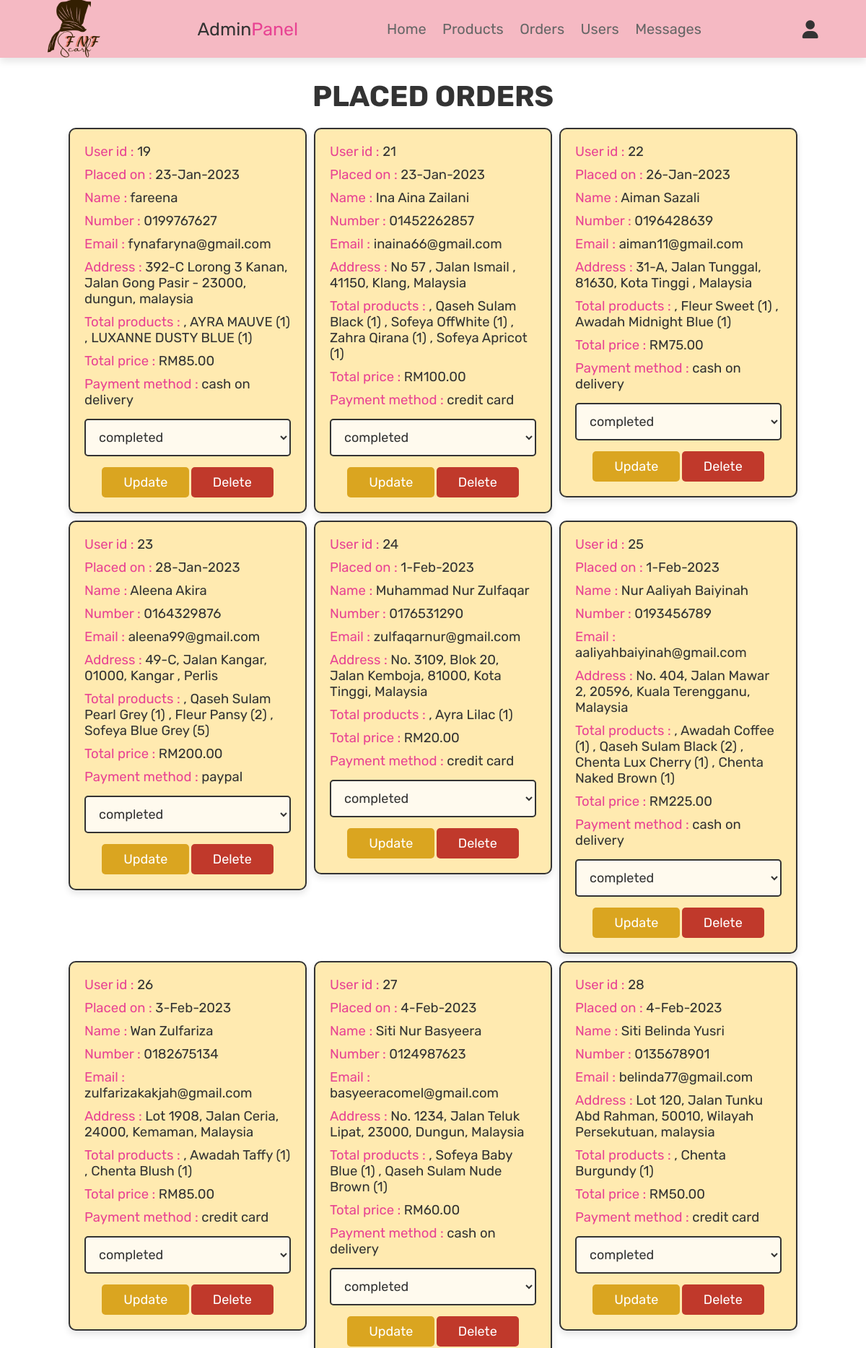
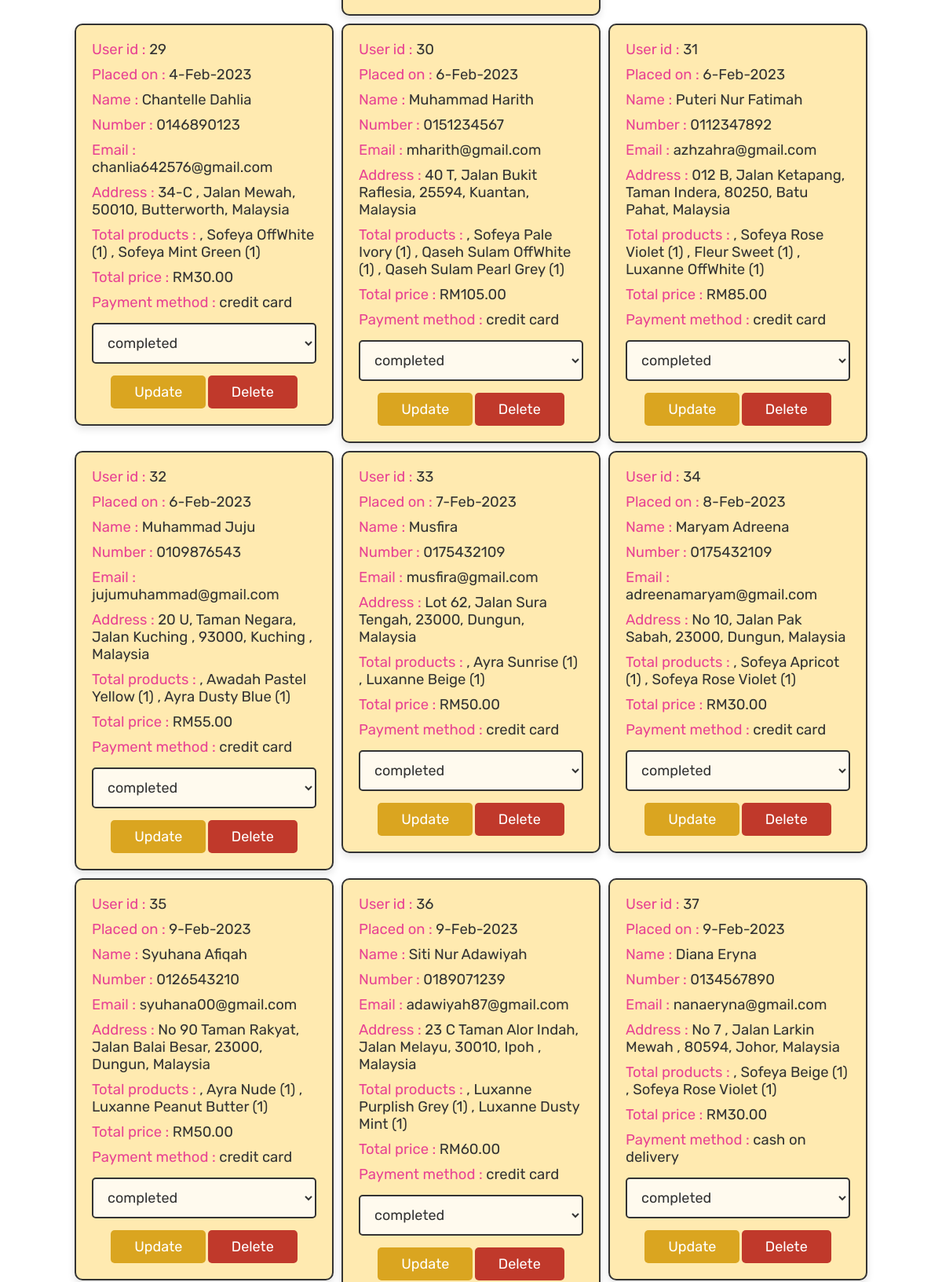
The app's page /admin_orders.php (signed in, upper part) with its own data (2 pictures, top to bottom).
### tables this page shows
CREATE TABLE `orders` (
  `order_id` int(100) NOT NULL,
  `user_id` int(100) NOT NULL,
  `name` varchar(100) NOT NULL,
  `number` varchar(12) NOT NULL,
  `email` varchar(100) NOT NULL,
  `method` varchar(50) NOT NULL,
  `address` varchar(500) NOT NULL,
  `total_products` varchar(1000) NOT NULL,
  `total_price` int(100) NOT NULL,
  `placed_on` varchar(50) NOT NULL,
  `payment_status` varchar(20) NOT NULL DEFAULT 'pending'
);

### admin_orders.php (the view, shortened to what this page needs)
<?php
@include 'config.php';
?>
<!DOCTYPE html>
<html lang="en">
<head>
   <link rel="stylesheet" href="https://cdnjs.cloudflare.com/ajax/libs/font-awesome/6.0.0/css/all.min.css">
   <link rel="stylesheet" href="css/admin_style.css">
</head>
<body>
<?php @include 'admin_header.php'; ?>
<section class="placed-orders">
   <h1 class="title">placed orders</h1>
   <div class="box-container">
      <?php
      $select_orders = mysqli_query($conn, "SELECT * FROM `orders`") or die('query failed');
      if(mysqli_num_rows($select_orders) > 0)
      {
         while($fetch_orders = mysqli_fetch_assoc($select_orders))
         {
      ?>
      <div class="box">
         <p> User id : <span><?php echo $fetch_orders['user_id']; ?></span> </p>
         <p> Placed on : <span><?php echo $fetch_orders['placed_on']; ?></span> </p>
         <p> Name : <span><?php echo $fetch_orders['name']; ?></span> </p>
         <p> Number : <span><?php echo $fetch_orders['number']; ?></span> </p>
         <p> Email : <span><?php echo $fetch_orders['email']; ?></span> </p>
         <p> Address : <span><?php echo $fetch_orders['address']; ?></span> </p>
         <p> Total products : <span><?php echo $fetch_orders['total_products']; ?></span> </p>
         <p> Total price : <span>RM<?php echo $fetch_orders['total_price']; ?>.00</span> </p>
         <p> Payment method : <span><?php echo $fetch_orders['method']; ?></span> </p>
         <form action="" method="post">
            <select name="update_payment">
               <option disabled selected><?php echo $fetch_orders['payment_status']; ?></option>
            </select>
            <input type="submit" name="update_order" value="update" class="option-btn">
            <a href="admin_orders.php?delete=<?php echo $fetch_orders['order_id']; ?>" class="delete-btn" onclick="return confirm('delete this order?');">delete</a>
         </form>
      </div>
      <?php
         }
      }
      else
      {
         echo '<p class="empty">no orders placed yet!</p>';
      }
      ?>
   </div>
</section>
</body>
</html>

### css/admin_style.css (style rules this page uses)
:root { --pink:#e84393; --pink2-shadow:rgba(236, 120, 139, 0.514); --red:#c0392b; --orange:#f39c12; --yellow: #DAA520; --black:#333; --white:#fff; --light-color:#666; --light-white:#ccc; --light-bg:#f5f5f5; --border:.2rem solid var(--black); --box-shadow:0 .5rem 1rem rgba(0,0,0,.1); }
* { font-family: 'Rubik', sans-serif; margin:0; padding:0; box-sizing: border-box; outline: none; border:none; text-decoration: none; transition:all .2s linear; }
html { font-size: 62.5%; overflow-x: hidden; scroll-behavior: smooth; scroll-padding-top: 6.5rem; }
body { background: url(../images/bg4.png); }
section { padding:3rem 2rem; }
.title { text-align: center; margin-bottom: 2rem; color:var(--black); text-transform: uppercase; font-size: 4rem; }
.btn, .delete-btn, .option-btn { display: inline-block; border-radius: .5rem; margin-top: 1rem; font-size: 1.8rem; color:var(--white); cursor: pointer; padding:1rem 3rem; text-transform: capitalize; }
.delete-btn { background-color: var(--red); }
.option-btn { background-color: var(--yellow); }
.placed-orders .box-container { display: grid; gap:1rem; align-items: flex-start; grid-template-columns: repeat(auto-fit, 33rem); max-width: 3000px; margin: 0 auto; justify-content: center; }
.placed-orders .box-container .box { padding:2rem; border:var(--border); background-color: #ffd56381; box-shadow: var(--box-shadow); border-radius: 1rem; backdrop-filter: blur(5px); max-width: 1500px; }
.placed-orders .box-container .box p { margin-bottom: 1rem; font-size: 18.5px; color:var(--pink); }
.placed-orders .box-container .box p span { color:var(--black); }
.placed-orders .box-container .box form { margin-top: 1rem; text-align: center; }
.placed-orders .box-container .box form select { width: 100%; border:var(--border); background-color: #fffcf5e5; padding:1.2rem 1.4rem; font-size: 1.8rem; color:var(--black); border:var(--border); border-radius: .5rem; margin:.5rem 0; }

### records on screen
orders: user "19", placed_on "23-Jan-2023", name "fareena", number "0199767627", email "fynafaryna@gmail.com", address "392-C Lorong 3 Kanan, Jalan Gong Pasir - 23000, dungun, malaysia", total_products ", AYRA MAUVE (1) , LUXANNE DUSTY BLUE (1)", total_price "85", method "cash on delivery", update_payment "completed"
orders: user "21", placed_on "23-Jan-2023", name "Ina Aina Zailani", number "01452262857", email "inaina66@gmail.com", address "No 57 , Jalan Ismail , 41150, Klang, Malaysia", total_products ", Qaseh Sulam Black (1) , Sofeya OffWhite (1) , Zahra Qirana (1) , Sofeya Apricot (1)", total_price "100", method "credit card", update_payment "completed"
orders: user "22", placed_on "26-Jan-2023", name "Aiman Sazali", number "0196428639", email "aiman11@gmail.com", address "31-A, Jalan Tunggal, 81630, Kota Tinggi , Malaysia", total_products ", Fleur Sweet (1) , Awadah Midnight Blue (1)", total_price "75", method "cash on delivery", update_payment "completed"
orders: user "23", placed_on "28-Jan-2023", name "Aleena Akira", number "0164329876", email "aleena99@gmail.com", address "49-C, Jalan Kangar, 01000, Kangar , Perlis", total_products ", Qaseh Sulam Pearl Grey (1) , Fleur Pansy (2) , Sofeya Blue Grey (5)", total_price "200", method "paypal", update_payment "completed"
orders: user "24", placed_on "1-Feb-2023", name "Muhammad Nur Zulfaqar", number "0176531290", email "zulfaqarnur@gmail.com", address "No. 3109, Blok 20, Jalan Kemboja, 81000, Kota Tinggi, Malaysia", total_products ", Ayra Lilac (1)", total_price "20", method "credit card", update_payment "completed"
orders: user "25", placed_on "1-Feb-2023", name "Nur Aaliyah Baiyinah", number "0193456789", email "aaliyahbaiyinah@gmail.com", address "No. 404, Jalan Mawar 2, 20596, Kuala Terengganu, Malaysia", total_products ", Awadah Coffee (1) , Qaseh Sulam Black (2) , Chenta Lux Cherry (1) , Chenta Naked Brown (1)", total_price "225", method "cash on delivery", update_payment "completed"
orders: user "26", placed_on "3-Feb-2023", name "Wan Zulfariza", number "0182675134", email "zulfarizakakjah@gmail.com", address "Lot 1908, Jalan Ceria, 24000, Kemaman, Malaysia", total_products ", Awadah Taffy (1) , Chenta Blush (1)", total_price "85", method "credit card", update_payment "completed"
orders: user "27", placed_on "4-Feb-2023", name "Siti Nur Basyeera", number "0124987623", email "basyeeracomel@gmail.com", address "No. 1234, Jalan Teluk Lipat, 23000, Dungun, Malaysia", total_products ", Sofeya Baby Blue (1) , Qaseh Sulam Nude Brown (1)", total_price "60", method "cash on delivery", update_payment "completed"
orders: user "28", placed_on "4-Feb-2023", name "Siti Belinda Yusri", number "0135678901", email "belinda77@gmail.com", address "Lot 120, Jalan Tunku Abd Rahman, 50010, Wilayah Persekutuan, malaysia", total_products ", Chenta Burgundy (1)", total_price "50", method "credit card", update_payment "completed"
orders: user "29", placed_on "4-Feb-2023", name "Chantelle Dahlia", number "0146890123", email "chanlia642576@gmail.com", address "34-C , Jalan Mewah, 50010, Butterworth, Malaysia", total_products ", Sofeya OffWhite (1) , Sofeya Mint Green (1)", total_price "30", method "credit card", update_payment "completed"
orders: user "30", placed_on "6-Feb-2023", name "Muhammad Harith", number "0151234567", email "mharith@gmail.com", address "40 T, Jalan Bukit Raflesia, 25594, Kuantan, Malaysia", total_products ", Sofeya Pale Ivory (1) , Qaseh Sulam OffWhite (1) , Qaseh Sulam Pearl Grey (1)", total_price "105", method "credit card", update_payment "completed"
orders: user "31", placed_on "6-Feb-2023", name "Puteri Nur Fatimah", number "0112347892", email "azhzahra@gmail.com", address "012 B, Jalan Ketapang, Taman Indera, 80250, Batu Pahat, Malaysia", total_products ", Sofeya Rose Violet (1) , Fleur Sweet (1) , Luxanne OffWhite (1)", total_price "85", method "credit card", update_payment "completed"
orders: user "32", placed_on "6-Feb-2023", name "Muhammad Juju", number "0109876543", email "jujumuhammad@gmail.com", address "20 U, Taman Negara, Jalan Kuching , 93000, Kuching , Malaysia", total_products ", Awadah Pastel Yellow (1) , Ayra Dusty Blue (1)", total_price "55", method "credit card", update_payment "completed"
orders: user "33", placed_on "7-Feb-2023", name "Musfira", number "0175432109", email "musfira@gmail.com", address "Lot 62, Jalan Sura Tengah, 23000, Dungun, Malaysia", total_products ", Ayra Sunrise (1) , Luxanne Beige (1)", total_price "50", method "credit card", update_payment "completed"
orders: user "34", placed_on "8-Feb-2023", name "Maryam Adreena", number "0175432109", email "adreenamaryam@gmail.com", address "No 10, Jalan Pak Sabah, 23000, Dungun, Malaysia", total_products ", Sofeya Apricot (1) , Sofeya Rose Violet (1)", total_price "30", method "credit card", update_payment "completed"
orders: user "35", placed_on "9-Feb-2023", name "Syuhana Afiqah", number "0126543210", email "syuhana00@gmail.com", address "No 90 Taman Rakyat, Jalan Balai Besar, 23000, Dungun, Malaysia", total_products ", Ayra Nude (1) , Luxanne Peanut Butter (1)", total_price "50", method "credit card", update_payment "completed"
orders: user "36", placed_on "9-Feb-2023", name "Siti Nur Adawiyah", number "0189071239", email "adawiyah87@gmail.com", address "23 C Taman Alor Indah, Jalan Melayu, 30010, Ipoh , Malaysia", total_products ", Luxanne Purplish Grey (1) , Luxanne Dusty Mint (1)", total_price "60", method "credit card", update_payment "completed"
orders: user "37", placed_on "9-Feb-2023", name "Diana Eryna", number "0134567890", email "nanaeryna@gmail.com", address "No 7 , Jalan Larkin Mewah , 80594, Johor, Malaysia", total_products ", Sofeya Beige (1) , Sofeya Rose Violet (1)", total_price "30", method "cash on delivery", update_payment "completed"
